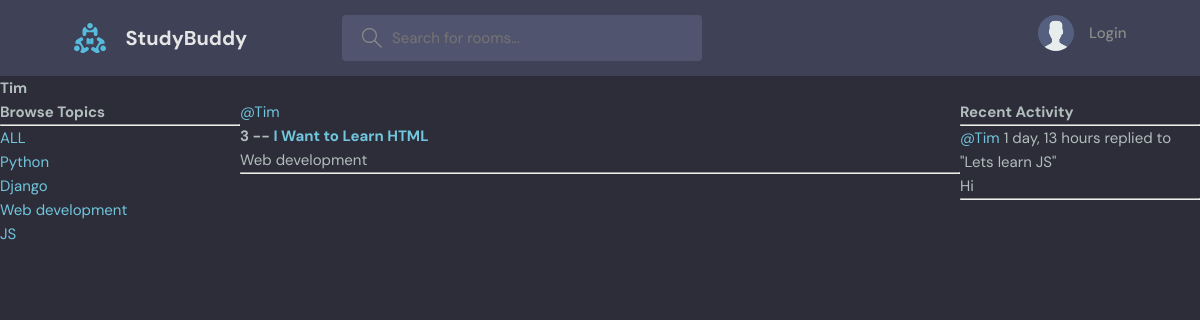
The app's page /profile/2/ with its own data.
### base/models.py (models this page shows, shortened)
class Topic(models.Model):
    name = models.CharField(max_length=200)

class Room(models.Model):
    host = models.ForeignKey(User,on_delete=models.SET_NULL, null=True)
    topic = models.ForeignKey(Topic,on_delete=models.SET_NULL, null=True)
    name = models.CharField(max_length=200)
    description = models.TextField(null=True, blank=True)
    participants = models.ManyToManyField(User, related_name='participants', blank=True) # ManyToManyField --> Many users can join a room
    updated = models.DateTimeField(auto_now=True) #auto_now --> Time stamp at every time we add
    created = models.DateTimeField(auto_now_add=True) #auto_now_add --> Time stamp at the time of creation only
    class Meta:
        ordering = ['-updated', '-created']
    def __str__(self):
        return self.name

class Message(models.Model):
    user = models.ForeignKey(User, on_delete=models.CASCADE)
    room = models.ForeignKey(Room,on_delete=models.CASCADE) # SET_NULL --> If parent is deleted, then it will be set as Null, Cascade --> Delete
    body = models.TextField()
    updated = models.DateTimeField(auto_now=True) #auto_now --> Time stamp at every time we add
    created = models.DateTimeField(auto_now_add=True) #auto_now_add --> Time stamp at the time of creation only
    class Meta:
        ordering = ['-updated', '-created']
    def __str__(self):
        return self.body[0:50]

### base/views.py (the view)
# urls.py: path('profile/<str:pk>/', views.userProfile, name='user-profile'),
def userProfile(request,pk):
    user = User.objects.get(id=pk)
    rooms = user.room_set.all()  # Get all rooms created by the user
    room_messages = user.message_set.all()  # Get all messages created by the user
    topics = Topic.objects.all()
    context = {'user':user, 'rooms':rooms, 'room_messages':room_messages, 'topics':topics}
    return render(request, 'base/profile.html',context)

### base/templates/base/profile.html (shortened to what this page needs)
{% extends 'main.html' %}
{% block content %}
<h1>{{user.username}}</h1>
<div class = "profile-container">
    <div>
        {% include 'base/topics_component.html' %}
    </div>
    <div>
        {% include 'base/feed_component.html' %}
    </div>
    <div>
        {% include 'base/activity_component.html' %}
    </div>
</div>
{% endblock content %}

### base/templates/base/topics_component.html
<h3>Browse Topics</h3>
        <hr>
        <div>
            <a href = "{% url 'home' %}">ALL</a>
        </div>
        {% for topic in topics %}
            <div>
                <a href = "{% url 'home' %}?q={{topic.name}}">{{topic.name}}</a>
            </div>
        {% endfor %}

### base/templates/base/feed_component.html (shortened to what this page needs)
<div>{% for room in rooms %}
    <div>
        <a href = "{% url 'user-profile' room.host.id %}">@{{room.host.username}}</a>
        <h5>{{room.id}} -- <a href = "{% url 'room' room.id %}">{{room.name}}</a></h5>
        <small>{{room.topic.name}}</small>
        <hr>
    </div>
    {% endfor %}
</div>

### base/templates/base/activity_component.html (shortened to what this page needs)
<h3>Recent Activity</h3>
        <hr>
        {% for message in room_messages %}
            <div>
                <small><a href = "{% url 'user-profile' message.user.id %}">@{{message.user}}</a> {{message.created|timesince}}</small>
                <small>replied to "{{message.room}}"</small>
                <p>{{message}}</p>
                <hr>
            </div>
        {% endfor %}

### static/styles/style.css (style rules this page uses)
:root { --color-main: #71c6dd; --color-main-light: #e1f6fb; --color-dark: #3f4156; --color-dark-medium: #51546e; --color-dark-light: #696d97; --color-light: #e5e5e5; --color-gray: #8b8b8b; --color-light-gray: #b2bdbd; --color-bg: #2d2d39; --color-success: #5dd693; --color-error: #fc4b0b; }
* { font-family: "DM Sans", -apple-system, BlinkMacSystemFont, "Segoe UI", Roboto, Oxygen, Ubuntu, Cantarell, "Open Sans", "Helvetica Neue", sans-serif; margin: 0; padding: 0; box-sizing: border-box; text-rendering: optimizeLegibility; font-size: inherit; }
html { font-size: 56.25%; }
@media only screen and (min-width: 1200px) { html { font-size: 62.5%; } }
body { line-height: 1.6; font-weight: 400; font-size: 1.5rem; color: var(--color-light-gray); background-color: var(--color-bg); min-height: 100vh; }
a { display: inline-block; color: var(--color-main); text-decoration: none; }

### base/templates/base/profile.html (style rules this page uses)
.profile-container { display : grid; grid-template-columns: 1fr 3fr 1fr; }

### records on screen
Topic: name "Python"
Topic: name "Django"
Topic: name "Web development"
Topic: name "JS"
Room: host.username "Tim", id "3", name "I Want to Learn HTML", topic.name "Web development"
Message: user "Tim", created "1 day, 13 hours", room "Lets learn JS", body "Hi"

### other values on screen
{{ user.username }} "Tim"
